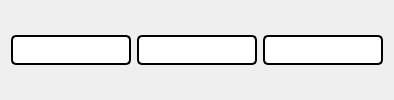
            <widget class="QWidget" name="dropdown_wilayah_3">
             <layout class="QHBoxLayout" name="horizontalLayout_13">
              <item>
               <widget class="QLineEdit" name="tentukan_wil">
                <property name="maximumSize">
                 <size>
                  <width>16777215</width>
                  <height>16777215</height>
                 </size>
                </property>
                <property name="styleSheet">
                 <string notr="true">        border: 2px solid darkestblue;
        border-radius: 5px;
        padding: 5px;</string>
                </property>
                <property name="text">
                 <string/>
                </property>
               </widget>
              </item>
              <item>
               <widget class="QLineEdit" name="tahun_wil">
                <property name="maximumSize">
                 <size>
                  <width>16777215</width>
                  <height>16777215</height>
                 </size>
                </property>
                <property name="styleSheet">
                 <string notr="true">        border: 2px solid darkestblue;
        border-radius: 5px;
        padding: 5px;</string>
                </property>
                <property name="text">
                 <string/>
                </property>
               </widget>
              </item>
              <item>
               <widget class="QLineEdit" name="hapus_wil">
                <property name="styleSheet">
                 <string notr="true">        border: 2px solid darkestblue;
        border-radius: 5px;
        padding: 5px;</string>
                </property>
               </widget>
              </item>
             </layout>
            </widget>
